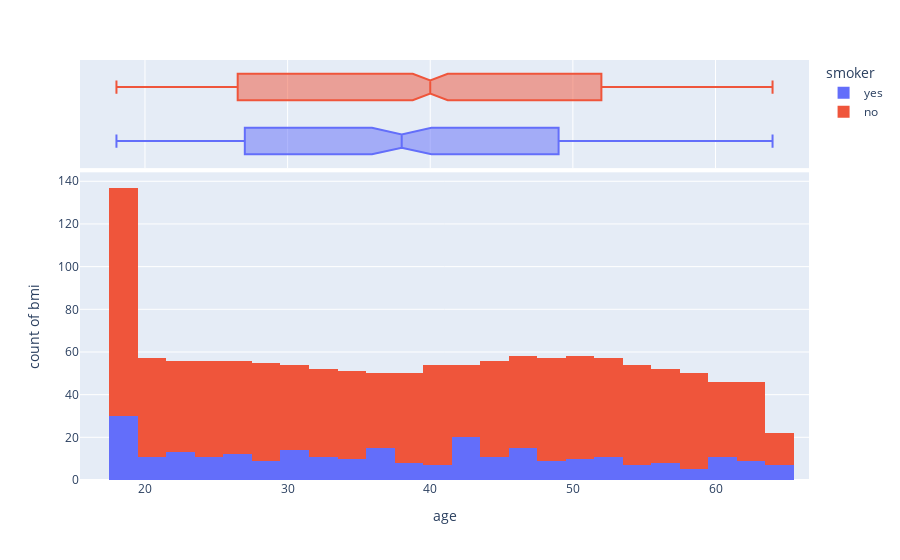

The notebook cell this image was saved under:
### Markdown cell above
### Histogram and boxplot

### Code cell
import plotly.express as px
df = px.data.tips()
fig = px.histogram(insurance, x="age", y="bmi", color="smoker",
                   marginal="box", # or violin, rug
                   hover_data=insurance.columns)
fig.show()

### Figure 1 — Plotly figure (JSON) as saved in the notebook; plotly's stock layout.template omitted (floating-point values rounded to 4 significant figures; data arrays with more than 128 entries replaced by an {"elided": "..."} marker saying what was removed)
{"data": [{"alignmentgroup": "True", "bingroup": "x", "hoverlabel": {"namelength": 0}, "hovertemplate": "smoker=yes<br>age=%{x}<br>count of bmi=%{y}", "legendgroup": "yes", "marker": {"color": "#636efa"}, "name": "yes", "offsetgroup": "yes", "orientation": "v", "showlegend": true, "type": "histogram", "x": {"elided": "274 int values"}, "xaxis": "x", "y": {"elided": "274 float values"}, "yaxis": "y"}, {"alignmentgroup": "True", "customdata": {"elided": "274x8 mixed values"}, "hoverlabel": {"namelength": 0}, "hovertemplate": "smoker=%{customdata[4]}<br>age=%{customdata[0]}<br>sex=%{customdata[1]}<br>bmi=%{customdata[2]}<br>children=%{customdata[3]}<br>region=%{customdata[5]}<br>charges=%{customdata[6]}<br>Age by decades=%{customdata[7]}", "legendgroup": "yes", "marker": {"color": "#636efa"}, "name": "yes", "notched": true, "offsetgroup": "yes", "showlegend": false, "type": "box", "x": {"elided": "274 int values"}, "xaxis": "x2", "yaxis": "y2"}, {"alignmentgroup": "True", "bingroup": "x", "hoverlabel": {"namelength": 0}, "hovertemplate": "smoker=no<br>age=%{x}<br>count of bmi=%{y}", "legendgroup": "no", "marker": {"color": "#EF553B"}, "name": "no", "offsetgroup": "no", "orientation": "v", "showlegend": true, "type": "histogram", "x": {"elided": "1064 int values"}, "xaxis": "x", "y": {"elided": "1064 float values"}, "yaxis": "y"}, {"alignmentgroup": "True", "customdata": {"elided": "1064x8 mixed values"}, "hoverlabel": {"namelength": 0}, "hovertemplate": "smoker=%{customdata[4]}<br>age=%{customdata[0]}<br>sex=%{customdata[1]}<br>bmi=%{customdata[2]}<br>children=%{customdata[3]}<br>region=%{customdata[5]}<br>charges=%{customdata[6]}<br>Age by decades=%{customdata[7]}", "legendgroup": "no", "marker": {"color": "#EF553B"}, "name": "no", "notched": true, "offsetgroup": "no", "showlegend": false, "type": "box", "x": {"elided": "1064 int values"}, "xaxis": "x2", "yaxis": "y2"}], "layout": {"barmode": "relative", "legend": {"title": {"text": "smoker"}, "tracegroupgap": 0}, "margin": {"t": 60}, "xaxis": {"anchor": "y", "domain": [0, 1], "title": {"text": "age"}}, "xaxis2": {"anchor": "y2", "domain": [0, 1], "matches": "x", "showgrid": true, "showticklabels": false}, "yaxis": {"anchor": "x", "domain": [0, 0.7326], "title": {"text": "count of bmi"}}, "yaxis2": {"anchor": "x2", "domain": [0.7426, 1], "matches": "y2", "showgrid": false, "showline": false, "showticklabels": false, "ticks": ""}}}
